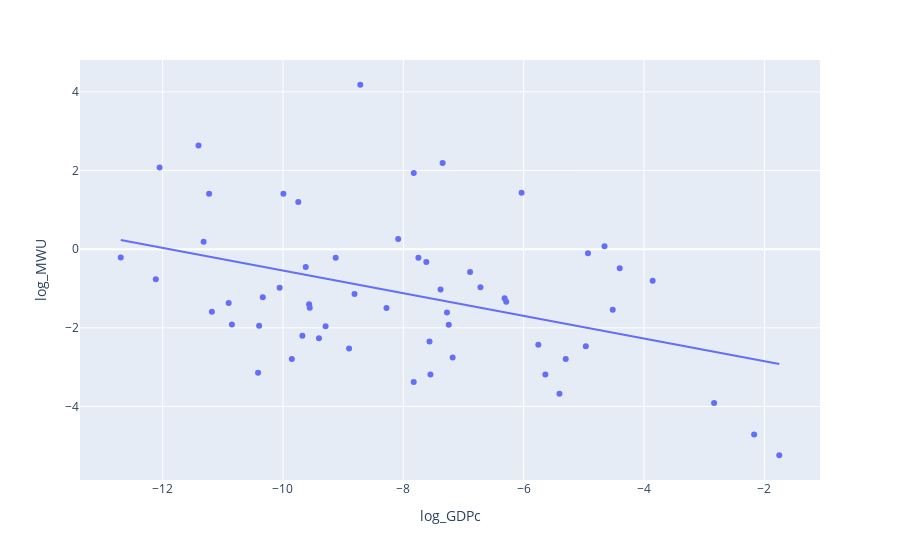

Notebook source saved alongside this figure:
### Code cell
px.scatter(df, x='log_GDPc', y='log_MWU', trendline='ols')
